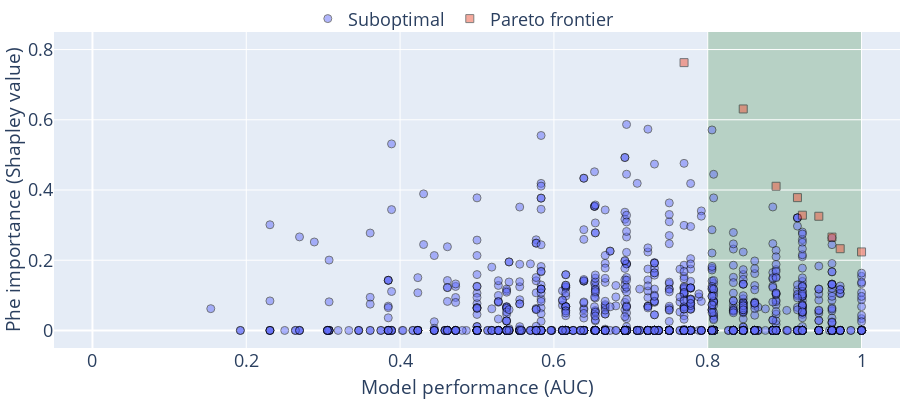

This figure's notebook cell:
### Code cell
import pandas as pd
from optuna.visualization._pareto_front import (
    _get_pareto_front_info,
    _make_scatter_object,
    _make_marker,
    _make_hovertext,
)
from typing import Sequence
from optuna.trial import FrozenTrial
from optuna.visualization._plotly_imports import go


df_best    = trials_df(info.best_trials_with_values, "best")
df_nonbest = trials_df(info.non_best_trials_with_values, "nonbest")
# df         = pd.concat([df_best, df_nonbest])

fig = go.Figure()

fig.add_trace(
    go.Scatter(
        x=df_nonbest["x"],
        y=df_nonbest["y"],
        mode="markers",
        marker=dict(
            size=8, opacity=0.5, symbol="circle", line=dict(width=1, color="black")
        ),
        name="Suboptimal",
    )
)
fig.add_trace(
    go.Scatter(
        x=df_best["x"],
        y=df_best["y"],
        mode="markers",
        marker=dict(
            size=8, opacity=0.5, symbol="square", line=dict(width=1, color="black")
        ),
        name="Pareto frontier",
    )
)
# Define the width and height of the plot
plot_width = 900
plot_height = 400
axis_label_font_size = 19

# Customize the plot
fig.update_layout(
    xaxis=dict(
        title=dict(text="Model performance (AUC)", font=dict(size=axis_label_font_size)), 
        range=[-0.05, 1.05]
    ),
    yaxis=dict(
        title=dict(text="Phe importance (Shapley value)", font=dict(size=axis_label_font_size)), 
        range=[-0.05, 0.85]
        )
    ,
    font=dict(size=18),
    # plot_bgcolor='white',
    legend=dict(x=0.3, y=1.1, bgcolor="rgba(255, 255, 255, 0)", orientation="h"),
    width=plot_width,
    height=plot_height,
    margin=dict(l=0, r=0, t=0, b=0),
)
x_max = max(df_nonbest["x"].max(), df_best["x"].max())

fig.update_layout(
    # ... (previous settings)
    shapes=[
        dict(
            type="rect",
            xref="x",
            yref="paper",
            x0=0.8,
            x1=x_max,
            y0=0.0,
            y1=1,
            fillcolor="darkgreen",
            opacity=0.20,
            layer="below",
            line_width=0,
        )
    ],
    # ... (previous settings)
)


import plotly.io as pio

dpi = 300  # Set the desired resolution (dots per inch)
output_filename = f"pareto_{study_name}.png"
pio.write_image(fig, output_filename, format="png", scale=dpi / 96)

# Show the plot
fig.show()

### Figure 1 — Plotly figure (JSON) as saved in the notebook; plotly's stock layout.template omitted (floating-point values rounded to 4 significant figures; data arrays with more than 128 entries replaced by an {"elided": "..."} marker saying what was removed)
{"data": [{"marker": {"line": {"color": "black", "width": 1}, "opacity": 0.5, "size": 8, "symbol": "circle"}, "mode": "markers", "name": "Suboptimal", "type": "scatter", "x": {"elided": "1722 float values"}, "y": {"elided": "1722 float values"}}, {"marker": {"line": {"color": "black", "width": 1}, "opacity": 0.5, "size": 8, "symbol": "square"}, "mode": "markers", "name": "Pareto frontier", "type": "scatter", "x": [0.7692, 0.9444, 0.9167, 0.8462, 0.9231, 0.8889, 1, 0.9722, 0.9615], "y": [0.7628, 0.3252, 0.3783, 0.6308, 0.3283, 0.4107, 0.2236, 0.2328, 0.2658]}], "layout": {"font": {"size": 18}, "height": 400, "legend": {"bgcolor": "rgba(255, 255, 255, 0)", "orientation": "h", "x": 0.3, "y": 1.1}, "margin": {"b": 0, "l": 0, "r": 0, "t": 0}, "shapes": [{"fillcolor": "darkgreen", "layer": "below", "line": {"width": 0}, "opacity": 0.2, "type": "rect", "x0": 0.8, "x1": 1, "xref": "x", "y0": 0, "y1": 1, "yref": "paper"}], "width": 900, "xaxis": {"range": [-0.05, 1.05], "title": {"font": {"size": 19}, "text": "Model performance (AUC)"}}, "yaxis": {"range": [-0.05, 0.85], "title": {"font": {"size": 19}, "text": "Phe importance (Shapley value)"}}}}
